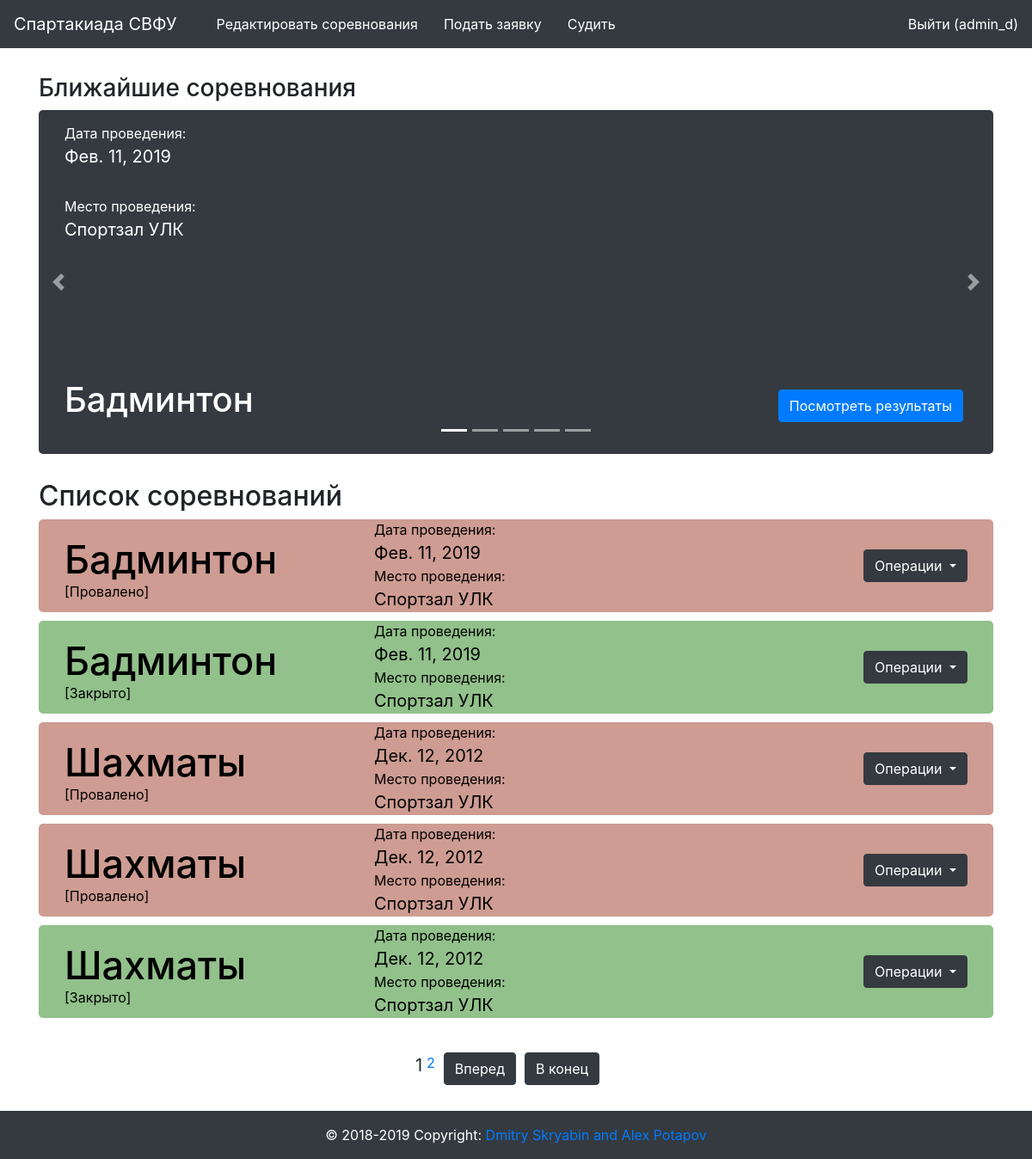
The app's page / (signed in) with its own data.
### sport/models.py (models this page shows, shortened)
class Competition(models.Model):
    date = models.DateField(verbose_name = "Дата соревнования", default=datetime.date.today())
    place = models.ForeignKey(Place, verbose_name = "Место проведения", null = True, blank = True, on_delete = models.CASCADE)
    sport = models.ForeignKey(Sport, verbose_name = "Вид Спорта", db_index = True, on_delete = models.CASCADE)
    result = models.BooleanField(verbose_name="Проведено", default = False)

class Place(models.Model):
    name = models.CharField(verbose_name="Название", max_length=200)
    address = models.CharField(verbose_name="Адрес", max_length=300)

class Sport(models.Model):
    type = models.CharField(choices=SportType, verbose_name="Тип спорта", max_length=10)
    name = models.CharField(verbose_name="Вид спорта", max_length=200, db_index=True)
    class Meta:
        ordering = ['name']
        verbose_name = "вид спорта"
        verbose_name_plural = "виды спорта"

### svfusport/views.py (the view)
# urls.py: path('', views.index),
def index(request):
    args={}
    args['date_now'] = date.today()
    data = Competition.objects.all().order_by("-date")
    args['competition_5'] = data[:5]
    paginator = Paginator(data, 5)
    page = request.GET.get('page')
    args['competition'] = paginator.get_page(page)
    return render(request, 'main.html', args)

### templates/main.html (shortened to what this page needs)
{% extends 'index.html' %}
{% block main %}
<div class="row">
  <div class="container-fluid">
    <div class="container competition-slider-container">
      <h3>Ближайшие соревнования</h3>
      <div id="carouselExampleIndicators" class="carousel slide" data-ride="carousel">
        <ol class="carousel-indicators">
          <li data-target="#carouselExampleIndicators" data-slide-to="0" class="active"></li>
          <li data-target="#carouselExampleIndicators" data-slide-to="1"></li>
          <li data-target="#carouselExampleIndicators" data-slide-to="2"></li>
          <li data-target="#carouselExampleIndicators" data-slide-to="3"></li>
          <li data-target="#carouselExampleIndicators" data-slide-to="4"></li>
        </ol>
        <div class="carousel-inner">
          {% for item in competition_5 %}
          <div class="carousel-item" id="active-trigger">
            <div class="container bg-dark competition-slider">
              <div class="col-6">
                <p>Дата проведения: <br><span class="competition-span">{{ item.date }}</span></p>
                <p>Место проведения: <br><span class="competition-span">{{ item.place.name }}</span></p>
                <h3>{{ item.sport.name }}</h3>
              </div>
              <div class="col-6">
                <a href="{% url 'sport:teamresult' item.id %}" class="btn btn-primary competition-slider-info-btn">Посмотреть результаты</a>
              </div>
            </div>
          </div>
          {% endfor %}
        </div>
        <a class="carousel-control-prev" href="#carouselExampleIndicators" role="button" data-slide="prev">
          <span class="carousel-control-prev-icon" aria-hidden="true"></span>
        </a>
        <a class="carousel-control-next" href="#carouselExampleIndicators" role="button" data-slide="next">
          <span class="carousel-control-next-icon" aria-hidden="true"></span>
        </a>
      </div>
    </div>
    <div class="container competition-list-container">
      <h2>Список соревнований</h2>
      {% for item in competition %}
        <div class="container competition-container-main">
          <div class="col-4">
            <h3>{{ item.sport.name }}</h3>
            {% if item.result %}
              <p class="result_yes" style="margin-top: -30px;
              ">[Закрыто]</p>
            {% elif item.date < date_now and not item.result %}
              <p class="result_failed" style="margin-top: -30px;
              ">[Провалено]</p>
            {% else %}
              <p class="result_no" style="margin-top: -30px;
              ">[Открыто]</p>
            {% endif %}
          </div>
          <div class="col-4">
            <p>Дата проведения: <br><span class="competition-span">{{ item.date }}</span></p>
            <p>Место проведения: <br><span class="competition-span">{{ item.place.name }}</span></p>
          </div>
          <div class="col-4">
            {% if user.is_authenticated %}
            <div class="dropdown">
              <button class="btn btn-dark dropdown-toggle competition-btn" type="button" id="dropdownMenuButton" data-toggle="dropdown" aria-haspopup="true" aria-expanded="false">
                Операции
              </button>
            </div>
            {% else %}
            <a href="{% url 'sport:teamresult' item.id %}"><button type="button" name="button" class="btn btn-dark competition-btn">Посмотреть результаты</button></a>
            {% endif %}
          </div>
        </div>
      {% endfor %}
    </div>
      <div class="pagination container">
          <div class="col-2">
          </div>
          <div class="col-8 d-flex flex-row justify-content-center">
            {% for num in competition.paginator.page_range %}
              {% if competition.number == num %}
              <span class="pagination-current">{{ num }}</span>
              {% elif num > competition.number|add:'-3' and num < competition.number|add:'3' %}
              <a class="" href="?page={{ num }}">{{ num }}</a>
              {% endif %}
            {% endfor %}
            {% if competition.has_next %}
              <a class="btn btn-dark" href="?page={{ competition.next_page_number }}">Вперед</a>
              <a class="btn btn-dark" href="?page={{ competition.paginator.num_pages }}">В конец</a>
            {% endif %}
          </div>
          <div class="col-2">
          </div>
    </div>
  </div>
</div>
{% endblock %}

### templates/header.html (shortened to what this page needs)
<nav class="navbar navbar-expand-sm bg-dark navbar-dark">
  <a class="navbar-brand" href="/">Спартакиада СВФУ</a>
  {% if user.is_authenticated %}
  <ul class="navbar-nav">
    <li class="nav-item acive"><a href="{% url 'sport:competition' %}" style="color: white; text-decoration: none;">Редактировать соревнования</a></li>
    <li class="nav-item acive"><a href="{% url 'sport:team_table' %}" style="color: white; text-decoration: none;">Подать заявку</a></li>
    <li class="nav-item acive"><a href="{% url 'sport:teamResultCreate' %}" style="color: white; text-decoration: none;">Судить</a></li>
  </ul>
  {% endif %}
  <div id="my-nav" class="collapse navbar-collapse justify-content-end">
    <ul class="navbar-nav">
      {% if user.is_authenticated %}
      <li class="nav-item acive"> <a href="/auth/logout" style="color: white; text-decoration: none;">Выйти ({{ user.username }})</a> </li>
      {% else %}
      <li> <a href="/auth/login" style="color: white; text-decoration: none;">Войти</a> </li>
      {% endif %}
    </ul>
  </div>
</nav>

### static0/css/style/style.css (style rules this page uses)
.nav-item { padding-left: 30px; }
.competition-slider-container { margin-top: 30px; }
.competition-slider { height: 400px; width: 100%; border-radius: 5px; display: flex; }
.carousel-control-next { margin-right: -60px; }
.carousel-control-prev { margin-left: -60px; }
.competition-slider h3 { color: #fff; font-size: 40px; padding-top: 143px; }
.competition-slider p { color: #fff; padding-top: 15px; padding-right: 20px; }
.competition-slider-info-btn { float: right; margin-right: 5px; margin-bottom: 40px; margin-top: 325px; }
.competition-list-container { margin-top: 30px; }
.competition-container-main { background:#D3D5DE; color: #000; border-radius: 5px; display: flex; margin-bottom: 10px; }
.competition-container-main h3 { padding-top: 20px; font-size: 45px; padding-bottom: 20px; color: black; }
.competition-container-main p { margin-bottom: 0px; }
.competition-span { font-size: 20px; }
.competition-btn { float: right; margin-top: 35px; }
.pagination { padding-top: 30px; padding-bottom: 30px; }
.pagination a { margin-left: 5px; margin-right: 5px; }
.pagination-current { font-size: 20px; }

### records on screen
Competition: date "Фев. 11, 2019", place.name "Спортзал УЛК", sport.name "Бадминтон", result "[Провалено]"
Competition: sport.name "Бадминтон", result "[Закрыто]", date "Фев. 11, 2019", place.name "Спортзал УЛК"
Competition: sport.name "Шахматы", result "[Провалено]", date "Дек. 12, 2012", place.name "Спортзал УЛК"
Competition: sport.name "Шахматы", result "[Провалено]", date "Дек. 12, 2012", place.name "Спортзал УЛК"
Competition: sport.name "Шахматы", result "[Закрыто]", date "Дек. 12, 2012", place.name "Спортзал УЛК"

### other values on screen
{{ user.username }} "admin_d"
{{ num }} "1"
{{ num }} "2"
